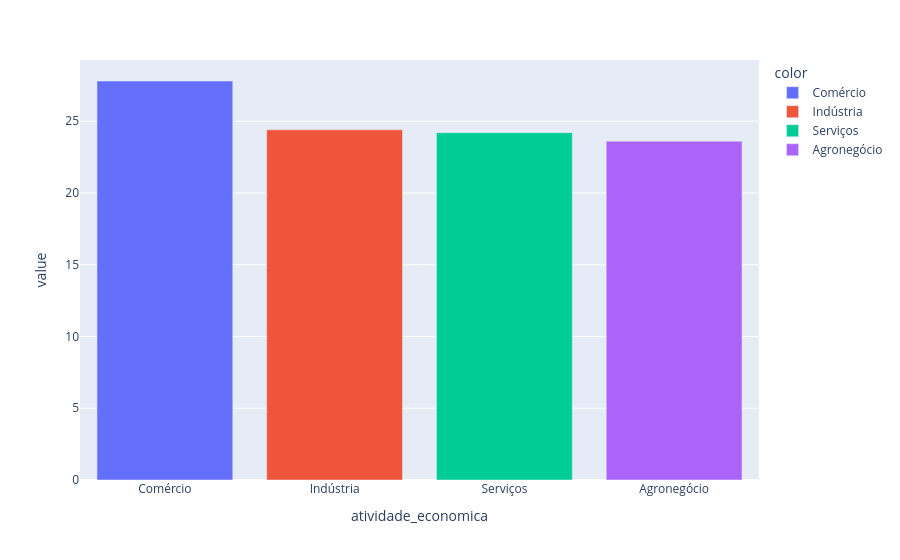

Notebook source saved alongside this figure:
### Code cell
# Distribuição de Variável Atividade Economica

percentual_atividade_economica= df_segmento.value_counts('atividade_economica') / len(df_segmento) * 100
px.bar(percentual_atividade_economica, color=percentual_atividade_economica.index)

### Figure 1 — Plotly figure (JSON) as saved in the notebook; plotly's stock layout.template omitted (floating-point values rounded to 4 significant figures)
{"data": [{"hovertemplate": "color=Comércio<br>atividade_economica=%{x}<br>value=%{y}<extra></extra>", "legendgroup": "Comércio", "marker": {"color": "#636efa", "pattern": {"shape": ""}}, "name": "Comércio", "orientation": "v", "showlegend": true, "textposition": "auto", "type": "bar", "x": ["Comércio"], "xaxis": "x", "y": [27.8], "yaxis": "y"}, {"hovertemplate": "color=Indústria<br>atividade_economica=%{x}<br>value=%{y}<extra></extra>", "legendgroup": "Indústria", "marker": {"color": "#EF553B", "pattern": {"shape": ""}}, "name": "Indústria", "orientation": "v", "showlegend": true, "textposition": "auto", "type": "bar", "x": ["Indústria"], "xaxis": "x", "y": [24.4], "yaxis": "y"}, {"hovertemplate": "color=Serviços<br>atividade_economica=%{x}<br>value=%{y}<extra></extra>", "legendgroup": "Serviços", "marker": {"color": "#00cc96", "pattern": {"shape": ""}}, "name": "Serviços", "orientation": "v", "showlegend": true, "textposition": "auto", "type": "bar", "x": ["Serviços"], "xaxis": "x", "y": [24.2], "yaxis": "y"}, {"hovertemplate": "color=Agronegócio<br>atividade_economica=%{x}<br>value=%{y}<extra></extra>", "legendgroup": "Agronegócio", "marker": {"color": "#ab63fa", "pattern": {"shape": ""}}, "name": "Agronegócio", "orientation": "v", "showlegend": true, "textposition": "auto", "type": "bar", "x": ["Agronegócio"], "xaxis": "x", "y": [23.6], "yaxis": "y"}], "layout": {"barmode": "relative", "legend": {"title": {"text": "color"}, "tracegroupgap": 0}, "margin": {"t": 60}, "xaxis": {"anchor": "y", "domain": [0, 1], "title": {"text": "atividade_economica"}}, "yaxis": {"anchor": "x", "domain": [0, 1], "title": {"text": "value"}}}}
